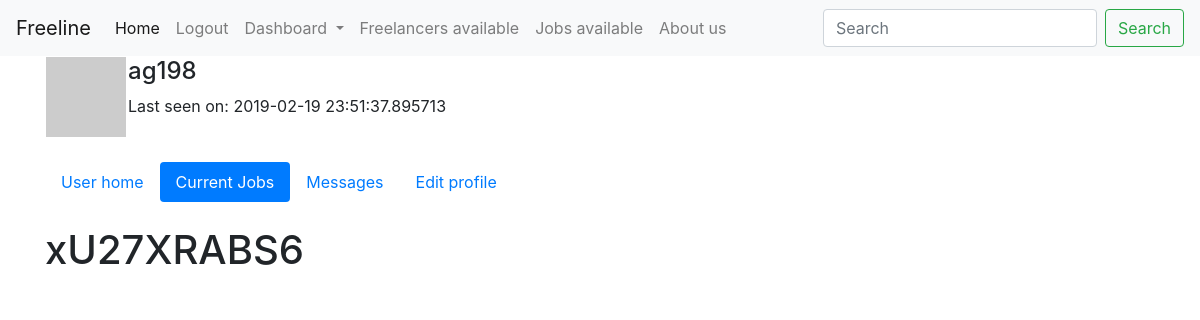
The app's page /user/ag198/current_jobs (signed in) with its own data.
### app/models.py (models this page shows, shortened)
class User(UserMixin, db.Model):
    id = db.Column(db.Integer, primary_key=True)
    username = db.Column(db.String(64), index=True, unique=True)
    password_hash = db.Column(db.String(64))
    role = db.Column(db.String(64)) # must be either "Employer" or "Freelancer"
    first = db.Column(db.String(64), index=True)
    last = db.Column(db.String(64), index=True)
    registration_date = db.Column(db.DateTime, index=True)
    email = db.Column(db.String(64), index=True)
    hours_a_week = db.Column(db.String(64))
    occupation = db.Column(db.String(64), index=True, default='Developer')
    social_id = db.Column(db.String(64), nullable=True) #nullable?
    about_me = db.Column(db.String(1000))
    avatar_data = db.Column(db.String(400))
    last_seen = db.Column(db.DateTime, default=datetime.utcnow)
    startup = db.relationship('Startup', backref='admin', lazy='dynamic')
    jobs = db.relationship('Job', backref='freelancer', lazy='dynamic')
    resume = db.relationship('PastEmployments', backref='freelancer', lazy='dynamic')
    reviews = db.relationship('Reviews', backref='freelancer', lazy='dynamic')
    skills = db.relationship('Skills', backref='freelancer', lazy='dynamic')
    def avatar(self, size):
        digest = md5(self.email.lower().encode('utf-8')).hexdigest()
        return 'https://www.gravatar.com/avatar/{}?d=identicon&s={}'.format(
            digest, size)
    @login.user_loader
    def load_user(id):
        return User.query.get(int(id))
    def info(self):
        if self.role == 'Employer':
            return '<Employer {0}>'.format(self.username)
        elif self.role == 'Freelancer':
            return '<Freelancer {0} {1}>'.format(self.first, self.last)
        else:
            return '<ROLE NOT ASSIGNED FOR {0}>'.format(self.username)
    __repr__ = info

class Job(db.Model):
    id = db.Column(db.Integer, primary_key=True)
    name = db.Column(db.String(64), index=True)
    job_description = db.Column(db.String(1000))
    offer_price = db.Column(db.Integer, index=True)
    job_type = db.Column(db.String(200), index=True)
    equity_job = db.Column(db.Boolean)
    posted_on = db.Column(db.DateTime)
    estimated_developement_time = db.Column(db.String(40), index=True)
    is_complete = db.Column(db.Boolean)
    startup_id = db.Column(db.Integer, db.ForeignKey('startup.id'))
    user_id = db.Column(db.Integer, db.ForeignKey('user.id'))
    def info(self):
        return '<Job {0}>'.format(self.name)
    __repr__ = info

### app/routes.py (the view)
@app.route('/user/<username>/current_jobs')
@login_required
def current_jobs(username):
    user = User.query.filter_by(username=username).first_or_404()
    jobs = [job for job in user.jobs]
    return render_template('user/current_jobs.html', username=username, profile_pic=session.get('profile_pic'),\
    current_jobs_active=True, user=user, avatar_url=session.get('avatar_url'), jobs=jobs)

### app/routes.py (called while the page is built)
@app.before_request
def before_request():
    if current_user.is_authenticated:
        current_user.last_seen = datetime.utcnow()
        db.session.commit()

### app/templates/user/current_jobs.html
{% extends "user.html" %}
{% block usercontent %}
<div class="container">
{% for job in jobs %}
<div class="row">
  <h1>{{ job.name}}
</div>
{% endfor %}
</div>
{% endblock %}

### app/templates/user.html (shortened to what this page needs)
{% extends "base.html" %}
{% block content %}
{% if user.avatar_data %}
<div class="container">
<div class="row"><br></div>
<table>
  <tr valign="top">
    <td><img src="{{ avatar_url }}" width=100 height=100></td>
    <td><h4>{{ user.first }} {{ user.last }}</h4>
      {% if user.about_me %}<p>{{ user.about_me }}</p>{% endif %}
      {% if user.last_seen %}<p>Last seen on: {{ user.last_seen.month }}/{{user.last_seen.day }}/{{user.last_seen.year }}</p>{% endif %}
    </td>
  </tr>
</table>
{% else %}
<table>
  <tr valign="top">
    <td><img src="{{ user.avatar(128) }}"></td>
    <td><h4>{{ user.username }}</h4>
      {% if user.last_seen %}<p>Last seen on: {{ user.last_seen }}</p>{% endif %}
    </td>
  </tr>
</table>
{% endif %}
<div class="row"><br></div>
<ul class="nav nav-pills">
  <li class="nav item">
    <a class="nav-link {% if home_active %}active{% endif %}" href= "{{ url_for('user', username=user.username)}}">User home</a>
  </li>
  <li class="nav item">
    <a class="nav-link {% if current_jobs_active %}active{% endif %}" href= "{{ url_for('current_jobs', username=user.username)}}">Current Jobs</a>
  </li>
  <li class="nav item">
    <a class="nav-link {% if messages_active %}active{% endif %}" href="#">Messages </a>
  </li>
  <li class="nav item">
    <a class="nav-link {% if edit_active %}active{% endif %}" href="{{ url_for('edit_profile', username=current_user.username) }}">Edit profile</a>
  </li>
</ul>
<br>
{% block usercontent %}
{% endblock %}
</div>
{% endblock %}

### records on screen
User: username "ag198", last_seen "2019-02-19 23:51:37.895713"
Job: name "xU27XRABS6"
